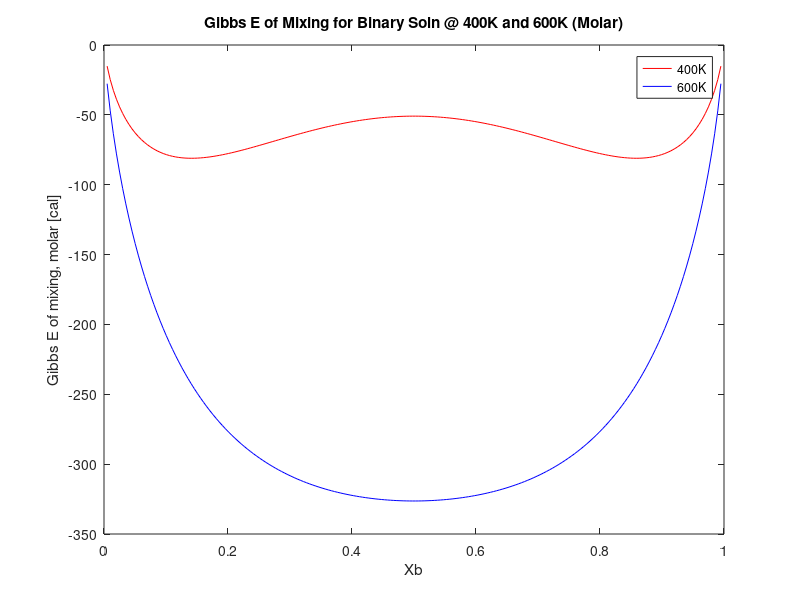

The MATLAB script that drew this image:
clear;
clc;
w=2000; R=1.987; T1=400; T2=600;
Xb=linspace(0,1,200);
Gmideal1=(R*T1)*(((1-Xb).*log(1-Xb))+(Xb.*log(Xb)));
Gmideal2=(R*T2)*(((1-Xb).*log(1-Xb))+(Xb.*log(Xb)));
Gmexcess= w*((1-Xb).*Xb);
Gmmix1=Gmideal1+Gmexcess;
Gmmix2=Gmideal2+Gmexcess;
plot(Xb, Gmmix1,'r',Xb,Gmmix2,'b');
xlabel('Xb');ylabel('Gibbs E of mixing, molar [cal]');
title('Gibbs E of Mixing for Binary Soln @ 400K and 600K (Molar)');
legend('400K','600K');